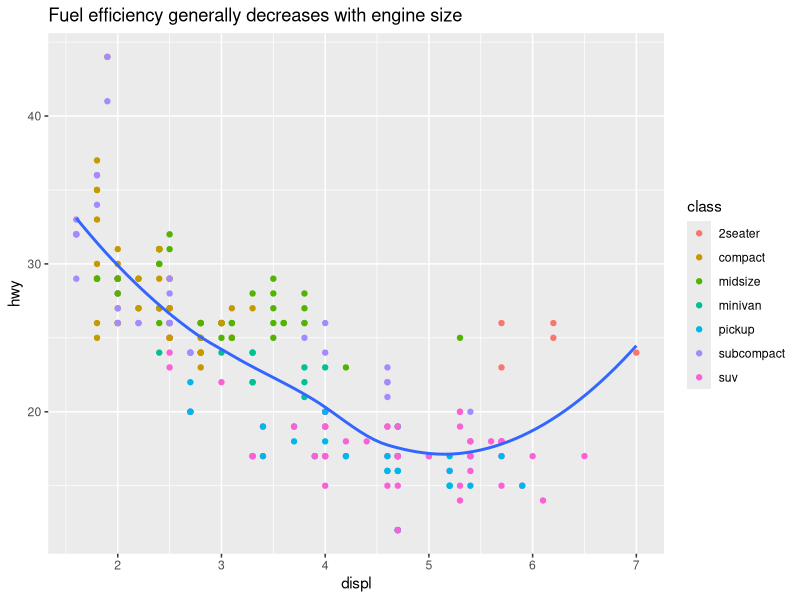
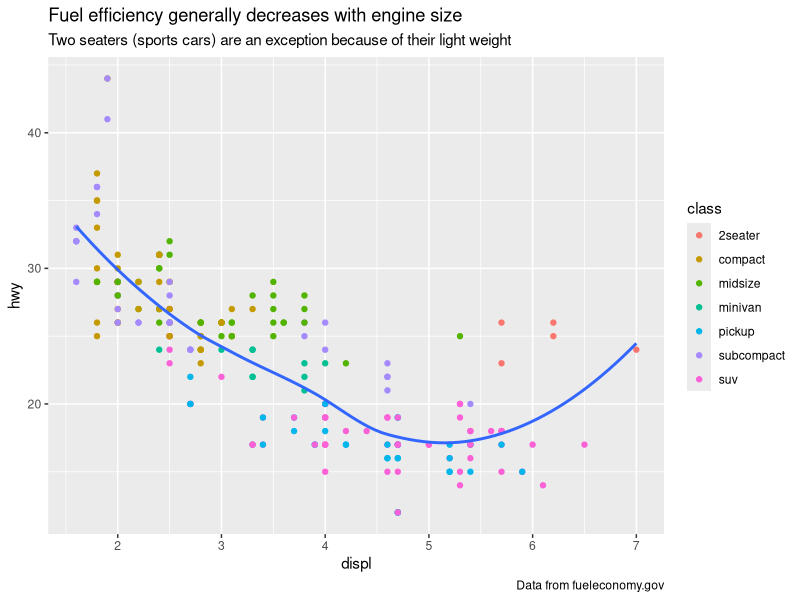
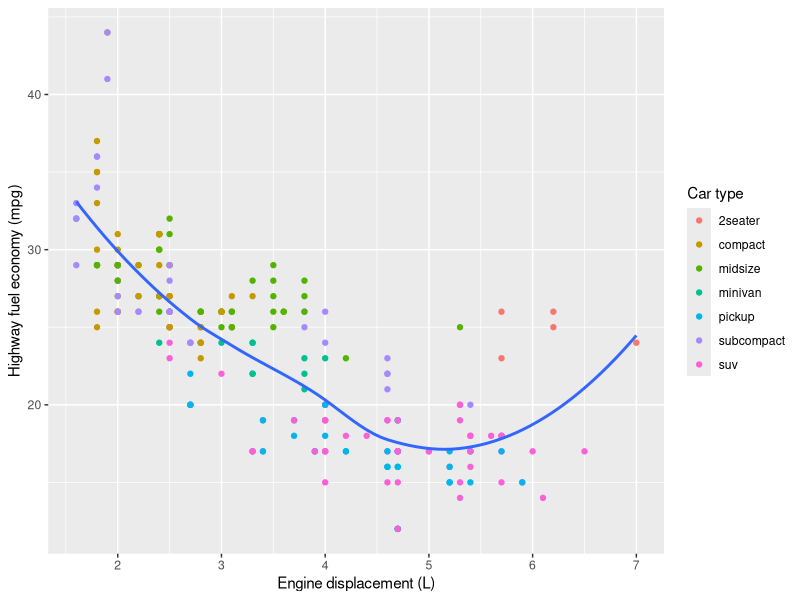
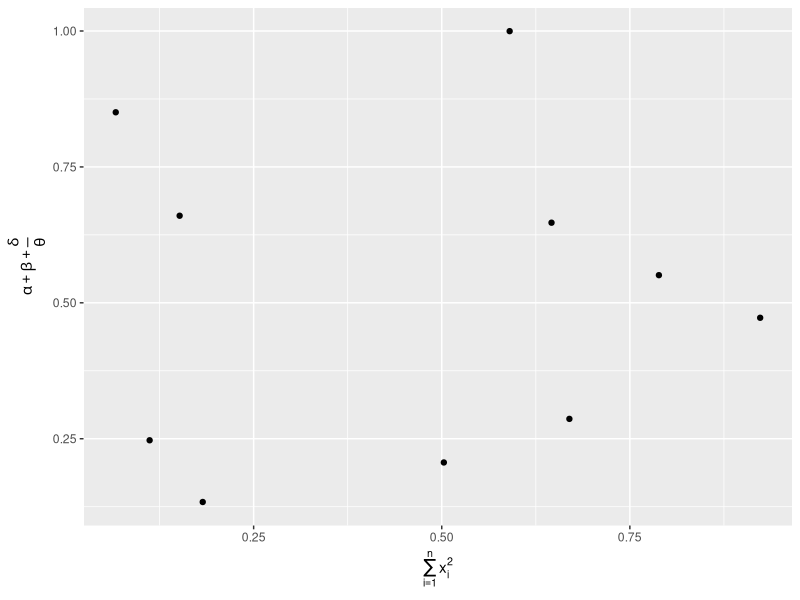
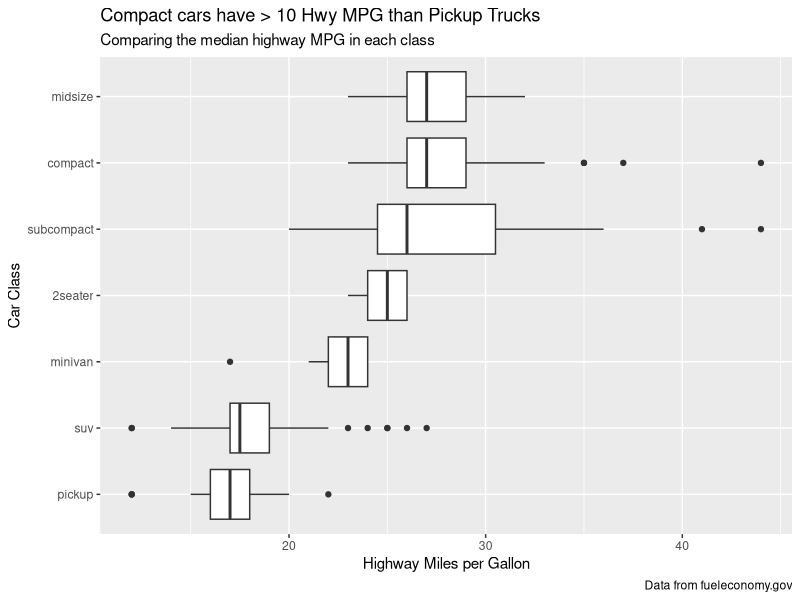
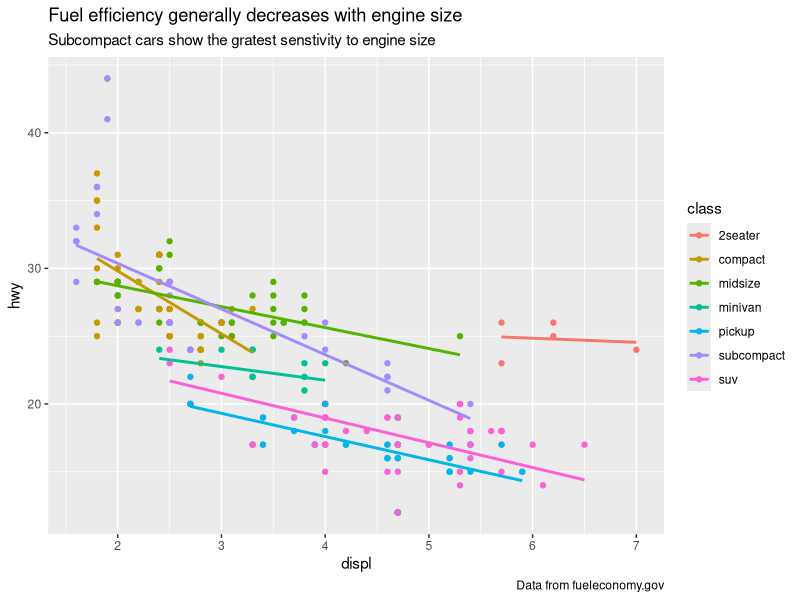
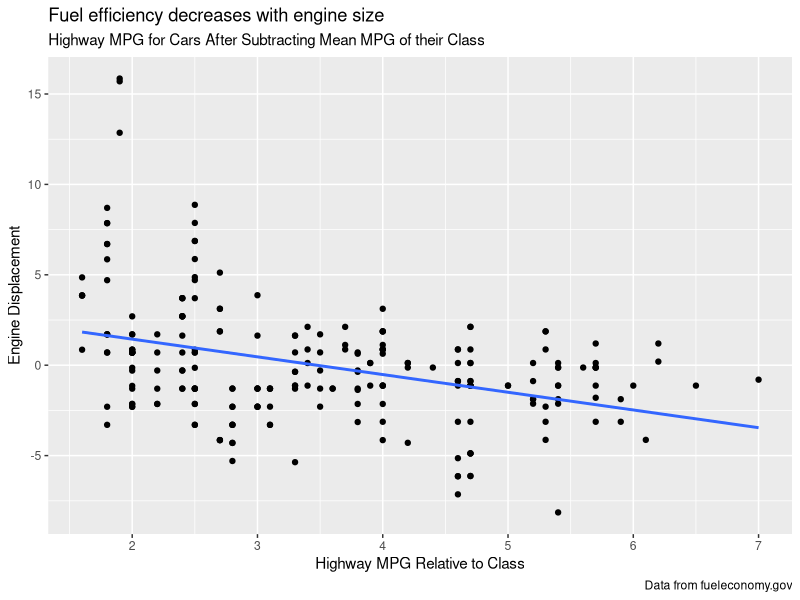
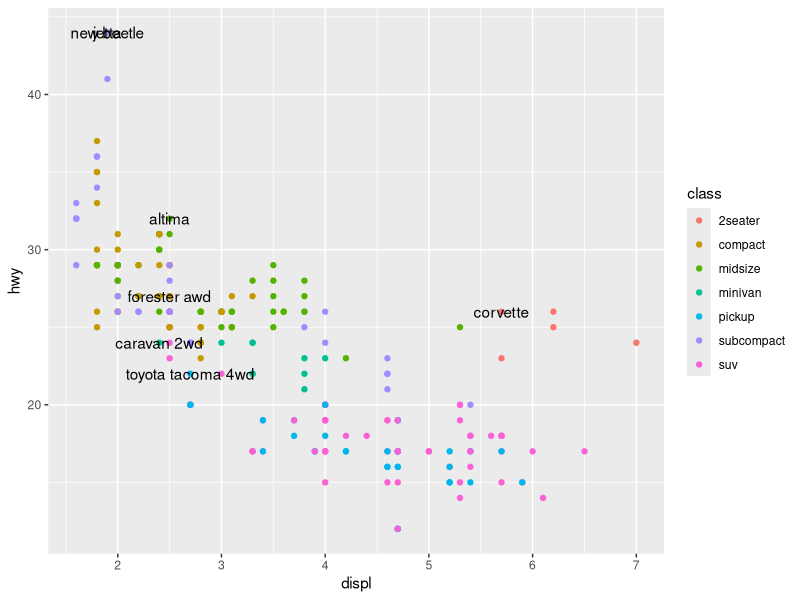

Reproduce these figures in R, in order.
# R for Data Science Chapter 22
# Graphics for Communication with ggplot2
# Daniel J. Vera, Ph.D.
library(tidyverse)


# Label -------------------------------------------------------------------

# The easiest place to start when turning an exploratory graphic into an 
# expository graphic is with good labels.

ggplot(mpg, aes(displ, hwy)) +
  geom_point(aes(color = class)) +
  geom_smooth(se = FALSE) +
  labs(
    title = paste(
      "Fuel efficiency generally decreases with",
      "engine size"
    )
  )
  
ggplot(mpg, aes(displ, hwy)) +
  geom_point(aes(color = class)) +
  geom_smooth(se = FALSE) +
  labs(
    title = paste(
      "Fuel efficiency generally decreases with",
      "engine size"
    ),
    subtitle = paste(
      "Two seaters (sports cars) are an exception",
      "because of their light weight"
    ),
    caption = "Data from fueleconomy.gov"
  )

ggplot(mpg, aes(displ, hwy)) +
  geom_point(aes(color = class)) +
  geom_smooth(se = FALSE) +
  labs(
    x = "Engine displacement (L)",
    y = "Highway fuel economy (mpg)",
    colour = "Car type"
  )

df <- tibble(
  x = runif(10),
  y = runif(10)
)
ggplot(df, aes(x, y)) +
  geom_point() +
  labs(
    x = quote(sum(x[i] ^ 2, i == 1, n)),
    y = quote(alpha + beta + frac(delta, theta))
  )

# Exercises 28.2.1 on website:
# http://r4ds.had.co.nz/graphics-for-communication.html#exercises-71
# 1. Create one plot on the fuel economy data with customised title, 
# subtitle, caption, x, y, and colour labels.
ggplot(mpg, aes(x = reorder(class, hwy, median), y = hwy)) +
  geom_boxplot() +
  coord_flip() +
  labs(
    title = "Compact cars have > 10 Hwy MPG than Pickup Trucks",
    subtitle = "Comparing the median highway MPG in each class",
    caption = "Data from fueleconomy.gov",
    x = "Car Class",
    y = "Highway Miles per Gallon"
  )
  
# 2. The geom_smooth() is somewhat misleading because the hwy for large
# engines is skewed upwards due to the inclusion of lightweight sports 
# cars with big engines. Use your modelling tools to fit and display a 
# better model.
ggplot(mpg, aes(displ, hwy, color = class)) +
  geom_point(aes(color = class)) +
  geom_smooth(method = "lm", se = FALSE) +
  labs(
    title = "Fuel efficiency generally decreases with engine size",
    subtitle = "Subcompact cars show the gratest senstivity to engine size",
    caption = "Data from fueleconomy.gov"
  )
library(modelr)
mod <- lm(hwy ~ class, data = mpg)
mpg %>%
  add_residuals(mod) %>%
  ggplot(aes(displ, resid)) +
  geom_point() +
  geom_smooth(method = "lm", se = FALSE) +
  labs(
    title = "Fuel efficiency decreases with engine size",
    subtitle = "Highway MPG for Cars After Subtracting Mean MPG of their Class",
    caption = "Data from fueleconomy.gov",
    x = "Highway MPG Relative to Class",
    y = "Engine Displacement"
  )

# 3. Take an exploratory graphic that you’ve created in the last month, 
# and add informative titles to make it easier for others to understand.

# Annotations -------------------------------------------------------------

best_in_class <- mpg %>%
  group_by(class) %>%
  filter(row_number(desc(hwy)) == 1)

ggplot(mpg, aes(displ, hwy)) +
  geom_point(aes(color = class)) +
  geom_text(aes(label = model), data = best_in_class)
# above is hard to read using geom_text so use geom_label and nudge_y:
ggplot(mpg, aes(displ, hwy)) +
  geom_point(aes(color = class)) +
  geom_label(
    aes(label = model),
    data = best_in_class,
    nudge_y = 2,
    alpha = 0.5
  )
# still have issues with overlapping labels so use ggrepel package:
ggplot(mpg, aes(displ, hwy)) +
  geom_point(aes(color = class)) +
  geom_point(size = 3, shape = 1, data = best_in_class) +
  ggrepel::geom_label_repel(
    aes(label = model),
    data = best_in_class
  )

class_avg <- mpg %>%
  group_by(class) %>%
  summarize(
    displ = median(displ),
    hwy = median(hwy)
  )

ggplot(mpg, aes(displ, hwy, color = class)) +
  ggrepel::geom_label_repel(aes(label = class),
                            data = class_avg,
                            size = 6, 
                            label.size = 0,
                            segment.color = NA) +
  geom_point() +
  theme(legend.position = "none")

label <- mpg %>%
  summarize(
    displ = max(displ),
    hwy = max(hwy),
    label = paste(
      "Increasing engine size is \nrelated to",
      "decreasing fuel economy."
    )
  )

ggplot(mpg, aes(displ, hwy)) +
  geom_point() +
  geom_text(
    aes(label = label),
    data = label,
    vjust = "top",
    hjust = "right"
  )

label <- tibble(
  displ = Inf,
  hwy = Inf,
  label = paste(
    "Increasing engine size is \nrelated to",
    "decreasing fuel economy."
  )
)

ggplot(mpg, aes(displ, hwy)) +
  geom_point() +
  geom_text(
    aes(label = label),
    data = label,
    vjust = "top",
    hjust = "right"
  )

"Increasing engine size related to decreasing fuel economy." %>%
  stringr::str_wrap(width = 40) %>%
  writeLines()

# Exercises 28.2.1 on website:
# http://r4ds.had.co.nz/graphics-for-communication.html#exercises-72
# 1. Use geom_text() with infinite positions to place text at the four corners
# of the plot.

label <- tribble(
  ~displ, ~hwy, ~label, ~vjust, ~hjust,
  Inf,  Inf,    "Top right", "top", "right",
  Inf, -Inf,    "Bottom right", "bottom", "right",
 -Inf,  Inf,    "Top left", "top", "left",
 -Inf, -Inf,    "Bottom left", "bottom", "left"
)
label

ggplot(mpg, aes(displ, hwy)) +
  geom_point() +
  geom_text(aes(label = label, vjust = vjust, hjust = hjust), data = label)
# 2. Read the documentation for annotate(). How can you use it to add a 
# text label to a plot without having to create a tibble?
ggplot(mpg, aes(displ, hwy)) +
  geom_point() +
  annotate("text", x = Inf, y = Inf,
           label = 
             "Increasing engine size is \nrelated to decreasing fuel economy",
           vjust = "top", hjust = "right")

# 3. How do labels with geom_text() interact with faceting? How can you add
# a label to a single facet? How can you put a different label in each 
# facet? (Hint: think about the underlying data.)
label <- tibble(
  displ = Inf,
  hwy = Inf,
  label = "Increasing engine size is \nrelated to decreasing fuel economy."
)

ggplot(mpg, aes(displ, hwy)) +
  geom_point() +
  geom_text(aes(label = label), data = label, vjust = "top", hjust = "right",
            size = 2) +
  facet_wrap(~ class)

# To draw on one facet:
label <- tibble(
  displ = Inf,
  hwy = Inf,
  class = "2seater",
  label = "Increasing engine size is \nrelated to decreasing fuel economy."
)
ggplot(mpg, aes(displ, hwy)) +
  geom_point() +
  geom_text(aes(label = label), data = label, vjust = "top", hjust = "right",
            size = 2) +
  facet_wrap(~ class)

label <- tibble(
  displ = Inf,
  hwy = Inf,
  class = unique(mpg$class),
  label = stringr::str_c("Label for ", class)
)

ggplot(mpg, aes(displ, hwy)) +
  geom_point() +
  geom_text(aes(label = label), data = label, vjust = "top", hjust = "right",
            size = 3) +
  facet_wrap(~ class)
# 4. What arguments to geom_label() control the appearance of the background
# box?
# label.padding: padding around label
# label.r: amount of rounding in the corners
# label.size: size of label border

# 5. What are the four arguments to arrow()? How do they work? Create a 
# series of plots that demonstrate the most important options.
# angle, length, ends, and type.

# Scales ------------------------------------------------------------------

# Axis Ticks and Legends
ggplot(mpg, aes(displ, hwy)) +
  geom_point(aes( color = class))

ggplot(mpg, aes(displ, hwy)) +
  geom_point() +
  scale_y_continuous(breaks = seq(15, 40, by = 5))

ggplot(mpg, aes(displ, hwy)) +
  geom_point() +
  scale_x_continuous(labels = NULL) +
  scale_y_continuous(labels = NULL)

presidential %>%
  mutate(id = 33 + row_number()) %>%
  ggplot(aes(start, id)) +
  geom_point() +
  geom_segment(aes(xend = end, yend = id)) +
  scale_x_date(
    NULL,
    breaks = presidential$start,
    date_labels = "'%y"
  )

# Legend Layout
base <- ggplot(mpg, aes(displ, hwy)) +
  geom_point(aes(color = class))

base + theme(legend.position = "left")
base + theme(legend.position = "top")
base + theme(legend.position = "bottom")
base + theme(legend.position = "right") # the default
base + theme(legend.position = "none")


ggplot(mpg, aes(displ, hwy)) +
  geom_point(aes(color = class)) +
  geom_smooth(se = FALSE) + 
  theme(legend.position = "bottom") + 
  guides(
    color = guide_legend(
      nrow = 1,
      override.aes = list(size = 4)
      )
  )
                                                                                                                                            
# Replacing a Scale
ggplot(diamonds, aes(carat, price)) +
  geom_bin2d()

ggplot(diamonds, aes(log10(carat), log10(price))) +
  geom_bin2d()

ggplot(diamonds, aes(carat, price)) +
  geom_bin2d() +
  scale_x_log10() +
  scale_y_log10()

# for color blindness issues:
ggplot(mpg, aes(displ, hwy)) +
  geom_point(aes(color = drv))

ggplot(mpg, aes(displ, hwy)) +
  geom_point(aes(color = drv)) +
  scale_color_brewer(palette = "Set1")

ggplot(mpg, aes(displ, hwy)) +
  geom_point(aes(color = drv, shape = drv)) +
  scale_color_brewer(palette = "Set1")

presidential %>% 
  mutate(id = 33 + row_number()) %>% 
  ggplot(aes(start, id, color = party)) +
  geom_point() +
  geom_segment(aes(xend = end, yend = id)) +
  scale_colour_manual(values = c(Republican = "red", Democratic = "blue"))

# Viridis
df <- tibble(
  x = rnorm(10000),
  y = rnorm(10000)
)

ggplot(df, aes(x, y)) +
  geom_hex() +
  coord_fixed()

ggplot(df, aes(x, y)) +
  geom_hex() +
  viridis::scale_fill_viridis() +
  coord_fixed()

# Exercises 28.2.1 on website:
# http://r4ds.had.co.nz/graphics-for-communication.html#exercises-73
# 1. Why doesn’t the following code override the default scale?

ggplot(df, aes(x, y)) +
  geom_hex() +
  scale_colour_gradient(low = "white", high = "red") +
  coord_fixed()
# The default scale because the colors in geom_hex are set by the fill
# aesthetic, not the color aesthetic.
ggplot(df, aes(x, y)) +
  geom_hex() +
  scale_fill_gradient(low = "white", high = "red") +
  coord_fixed()

# 2. What is the first argument to every scale? How does it compare to
# labs()?
# The first argument to every scale is the label for the scale. 
# It is equivalent to using the labs function.

# 3. Change the display of the presidential terms by:
#    a. Combining the two variants shown above.
#    b. Improving the display of the y axis.
#    c. Labelling each term with the name of the president.
#    d. Adding informative plot labels.
#    e. Placing breaks every 4 years (this is trickier than it seems!).

# Original:
presidential %>% 
  mutate(id = 33 + row_number()) %>% 
  ggplot(aes(start, id, color = party)) +
  geom_point() +
  geom_segment(aes(xend = end, yend = id)) +
  scale_colour_manual(values = c(Republican = "red", Democratic = "blue"))

library(lubridate)
years <- lubridate::make_date(seq(year(min(presidential$start)), 
                                  year(max(presidential$end)),
                                  by = 4), 1, 1)         

presidential %>%
  mutate(id = 33 + row_number(),
         name_id = stringr::str_c(name, " (", id, ")"),
         name_id = factor(name_id, levels = name_id)) %>%
  ggplot(aes(start, name_id, colour = party)) +
  geom_point() +
  geom_segment(aes(xend = end, yend = name_id)) +
  scale_colour_manual(values = c(Republican = "red", Democratic = "blue")) +
  scale_y_discrete(NULL) +
  scale_x_date(NULL, breaks = years, date_labels = "'%y") +
  theme(panel.grid.minor = element_blank())

# 4. Use override.aes to make the legend on the following plot easier 
# to see.

ggplot(diamonds, aes(carat, price)) +
  geom_point(aes(colour = cut), alpha = 1/20)

ggplot(diamonds, aes(carat, price)) +
  geom_point(aes(colour = cut), alpha = 1/20)  +
  theme(legend.position = "bottom") +
  guides(colour = guide_legend(nrow = 1, override.aes = list(alpha = 1)))  

# Zooming -----------------------------------------------------------------

ggplot(mpg, mapping = aes(displ, hwy)) +
  geom_point(aes(color = class)) +
  geom_smooth() +
  coord_cartesian(xlim = c(5, 7), ylim = c(10, 30))

mpg %>% 
  filter(displ >= 5, displ <= 7, hwy >= 10, hwy <= 30) %>%
  ggplot(aes(displ, hwy)) +
  geom_point(aes(color = class)) +
  geom_smooth()

ggplot(mpg, mapping = aes(displ, hwy)) +
  geom_point(aes(color = class)) +
  geom_smooth()

suv <- mpg %>% 
  filter(class == "suv")
compact <- mpg %>%
  filter( class == "compact")

ggplot(suv, aes(displ, hwy, color = drv)) +
  geom_point()
ggplot(compact, aes(displ, hwy, color = drv)) +
  geom_point()

x_scale <- scale_x_continuous(limits = range(mpg$displ))
y_scale <- scale_y_continuous(limits = range(mpg$hwy))
col_scale <- scale_color_discrete(limits = unique(mpg$drv))

ggplot(suv, aes(displ, hwy, color = drv)) +
  geom_point() +
  x_scale +
  y_scale +
  col_scale
ggplot(compact,aes(displ, hwy, color = drv)) +
  geom_point() +
  x_scale +
  y_scale +
  col_scale

# Themes ------------------------------------------------------------------

ggplot(mpg, mapping = aes(displ, hwy)) +
  geom_point(aes(color = class)) +
  geom_smooth() +
  theme_bw()

ggplot(mpg, mapping = aes(displ, hwy)) +
  geom_point(aes(color = class)) +
  geom_smooth() +
  theme_light()

ggplot(mpg, mapping = aes(displ, hwy)) +
  geom_point(aes(color = class)) +
  geom_smooth() +
  theme_classic()

ggplot(mpg, mapping = aes(displ, hwy)) +
  geom_point(aes(color = class)) +
  geom_smooth() +
  theme_linedraw()

ggplot(mpg, mapping = aes(displ, hwy)) +
  geom_point(aes(color = class)) +
  geom_smooth() +
  theme_dark()

ggplot(mpg, mapping = aes(displ, hwy)) +
  geom_point(aes(color = class)) +
  geom_smooth() +
  theme_minimal()

ggplot(mpg, mapping = aes(displ, hwy)) +
  geom_point(aes(color = class)) +
  geom_smooth() +
  theme_gray()

ggplot(mpg, mapping = aes(displ, hwy)) +
  geom_point(aes(color = class)) +
  geom_smooth() +
  theme_void()

# Saving Your Plots -------------------------------------------------------
ggplot(mpg, aes(displ, hwy)) + geom_point()
ggsave("my-plot.pdf")